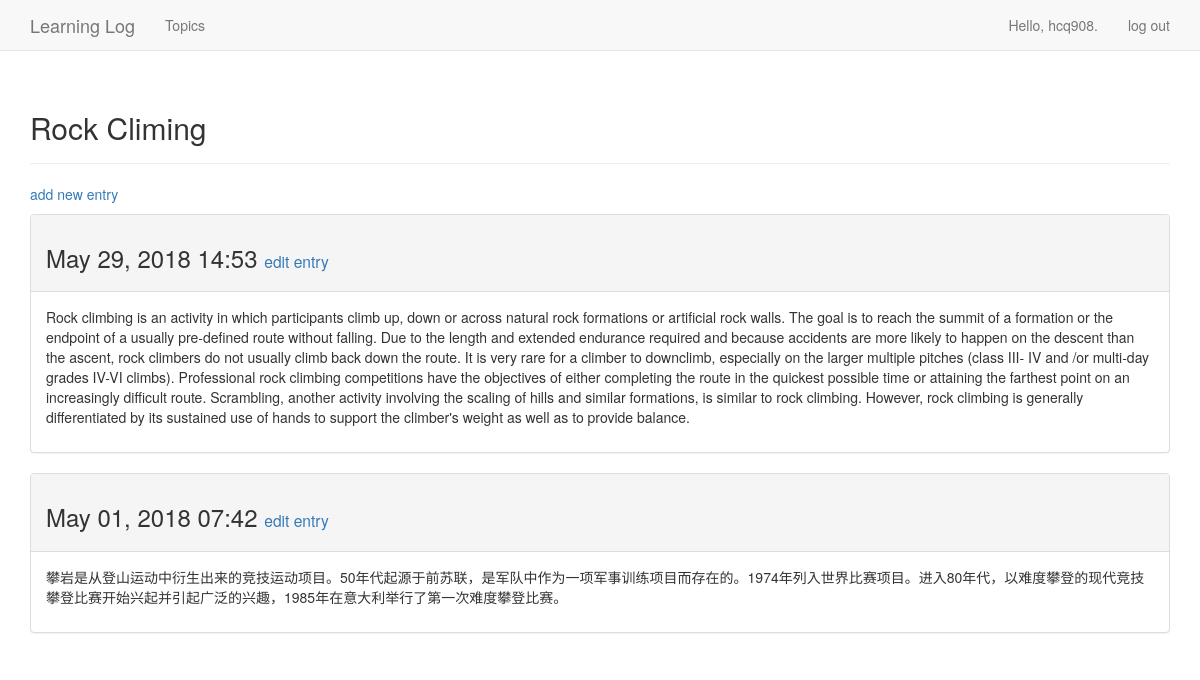
The page /topics/2/ (signed in) on the database its author committed.
### learningApp/models.py (models this page shows, shortened)
class Topic(models.Model):
    text = models.CharField(max_length=200)
    data_added = models.DateTimeField(auto_now_add=True) #自动设置为当前时间
    owner = models.ForeignKey(User, on_delete=models.CASCADE,)
    def __str__(self): #默认使用此属性显示Topic类的信息
        return self.text

class Entry(models.Model):
    topic = models.ForeignKey(Topic, on_delete=models.CASCADE,)
    text = models.CharField(max_length=2000)
    data_added = models.DateTimeField(auto_now_add=True)
    class Meta:#设置Meta属性
        verbose_name_plural = 'entries' #人类可读的复数名称, verbose 冗长的 plural 复数

### learningApp/views.py (the view)
# urls.py: re_path(r'^topics/(?P<topic_id>\d+)/$', views.topic, name='topic'),
@login_required
def topic(request, topic_id):
    topic = Topic.objects.get(id=topic_id)
    if topic.owner != request.user:
        raise Http404
    entries = topic.entry_set.order_by('-data_added')  #注意排序的条目是在models.py中建立的
    context = {'topic': topic, 'entries': entries}
    return render(request, 'learningApp/topic.html', context)

### learningApp/templates/learningApp/topic.html
{% extends 'learningApp/base.html' %}
{% block header %}
    <h2>{{ topic }}</h2>
{% endblock header %}
{% block content %}
    <p>
        <a href="{% url 'learningApp:new_entry' topic.id %}">add new entry</a>
    </p>
      {% for entry in entries %}
        <div class="panel panel-default">
            <div class="panel-heading">
                <h3>
                    {{ entry.data_added|date:'M d, Y H:i' }}
                    <small>
                       <a href="{% url 'learningApp:edit_entry' entry.id %}"> edit entry</a>
                    </small>
                </h3>
            </div>
            <div class="panel-body">
                {{ entry.text|linebreaks }}
            </div>
        </div>
      {% empty %}
          There are no entries for this topic yet.
      {% endfor %}
{% endblock content %}

### learningApp/templates/learningApp/base.html (shortened to what this page needs)
{% load bootstrap3 %}
<!DOCTYPE html>
<html lang="'en">
    <head>
        {% bootstrap_css %}
    </head>
    <body>
        <nav class="navbar navbar-default navbar-static-top">
            <div class="container">
                <div class="navbar-header">
                    <a class="navbar-brand" href="{% url 'learningApp:index' %}">Learning Log</a>
                </div>
                <div id="navbar" class="navbar-collapse collapse">
                    <ul class="nav navbar-nav">
                        <li>
                            <a href="{% url 'learningApp:topics' %}">Topics</a>
                        </li>
                    </ul>
                    <ul class="nav navbar-nav navbar-right">
                        {% if user.is_authenticated %}
                            <li><a>Hello, {{ user.username }}.</a></li>
                            <li><a href="{% url 'users:logout' %}">log out</a></li>
                        {% else %}
                            <li><a href="{% url 'users:register' %}">register</a></li>
                            <li><a href="{% url 'users:login' %}">log in</a></li>
                        {% endif %}
                    </ul>
                </div>
            </div>
        </nav>
        <div class="container">
            <div class="page-header">
                {% block header %} {% endblock header %}
            </div>
            <div >
                {% block content %} {% endblock content %}
            </div>
        </div>
    </body>
</html>

### rows shown on the page
Topic: text "Rock Climing"
Entry: data_added "May 29, 2018 14:53", text "Rock climbing is an activity in which participants climb up, down or across natural rock formations or artificial rock walls. The goal is to reach the summit of a formation or the endpoint of a usually pre-defined route without falling. Due to the length and extended endurance required and because accidents are more likely to happen on the descent than the ascent, rock climbers do not usually climb back down the route. It is very rare for a climber to downclimb, especially on the larger multiple pitches (class III- IV and /or multi-day grades IV-VI climbs). Professional rock climbing competitions have the objectives of either completing the route in the quickest possible time or attaining…"
Entry: data_added "May 01, 2018 07:42", text "攀岩是从登山运动中衍生出来的竞技运动项目。50年代起源于前苏联，是军队中作为一项军事训练项目而存在的。1974年列入世界比赛项目。进入80年代，以难度攀登的现代竞技攀登比赛开始兴起并引起广泛的兴趣，1985年在意大利举行了第一次难度攀登比赛。"

### other values the page prints
{{ user.username }} "hcq908"
